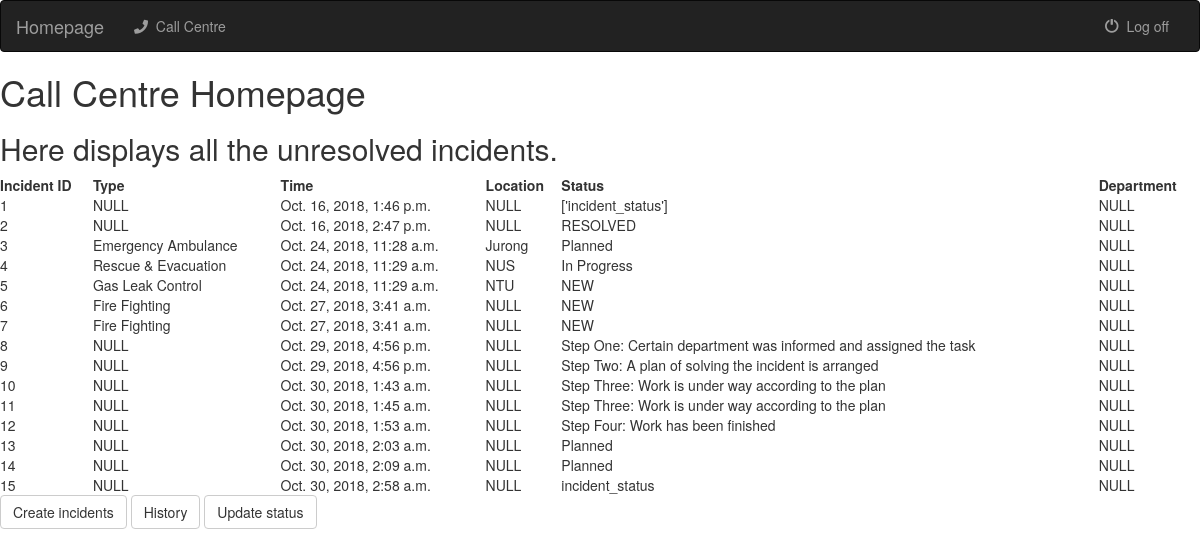
/callcentre/, run on the app's committed database.
### callcentre/models.py (models this page shows)
class Incident(models.Model):
    caller_name = models.CharField(max_length=50, default='NULL')
    mobile_number = models.CharField(max_length=8, default='NULL')
    incident_time = models.DateTimeField(default=timezone.now)
    incident_location = models.CharField(max_length=100, default='NULL')
    incident_department = models.CharField(max_length=100, default='NULL')
    incident_region = models.CharField(max_length=100, choices=[(tag, tag.value) for tag in Region], default='NULL')
    incident_category = models.CharField(max_length=100, choices=CATEGORY_CHOICES, default='NULL')
    incident_type = models.CharField(max_length=100, choices=TYPE_CHOICES, default='NULL')
    incident_status = models.CharField(max_length=100, choices=STATUS_UPDATE, default='NEW')
    incident_description = models.CharField(max_length=400, default='NULL')

### callcentre/views.py (the view)
# urls.py: path('', views.callcentre_home, name='callcentre_home'),
def callcentre_home(request):
    all_unsolved_incidents = Incident.objects.exclude(incident_status='Resolved').order_by('incident_time')
    context = {'all_unsolved_incidents' : all_unsolved_incidents }
    return render(request, 'callcentre/callcentre_home.html', context)

### templates/callcentre/callcentre_home.html
{% extends 'base_navi.html' %}
{% block body %}
<h1>Call Centre Homepage</h1>
<h2>Here displays all the unresolved incidents.</h2>
<table style="width:100%">
  <tr>
    <th>Incident ID</th>
    <th>Type</th>
    <th>Time</th>
    <th>Location</th>
    <th>Status</th>
    <th>Department</th>
  </tr>
 {% for incident in all_unsolved_incidents %}
  <tr>
    <td>{{ incident.id }}</td>
    <td>{{ incident.incident_category }}</td>
    <td>{{ incident.incident_time }}</td>
    <td>{{ incident.incident_location }}</td>
    <td>{{ incident.incident_status }}</td>
    <td>{{ incident.incident_department }}</td>
  </tr>
    {% endfor %}
</table>
<a class="btn btn-default" href="{% url 'incidentCreation:incidentCreation' %}"  role="button">Create incidents</a>
<a class="btn btn-default" href="{% url 'callcentre:callcentre_history' %}" role="button">History</a>
<a class="btn btn-default" href="{% url 'statusTrack:statusTrack' %}"  role="button">Update status</a>
{% endblock %}

### templates/base_navi.html (shortened to what this page needs)
<!DOCTYPE html>
<html lang="en">
<head>
    {% load staticfiles %}
    <link rel="stylesheet" href="https://maxcdn.bootstrapcdn.com/bootstrap/3.3.6/css/bootstrap.min.css">
    <link rel="stylesheet" href="https://use.fontawesome.com/releases/v5.3.1/css/all.css">
</head>
<body>
<nav class="navbar navbar-inverse">
    <div class="container-fluid">
        <div class="navbar-header">
            <a class="navbar-brand" href="{% url 'map:map_home' %}">Homepage</a>
        </div>
        <div class="collapse navbar-collapse topNavBar">
            <ul class="nav navbar-nav">
                <li class="">
                    <a href="{% url 'callcentre:callcentre_home' %}">
                        <span class="fas fa-phone"></span>&nbsp; Call Centre
                    </a>
                </li>
            </ul>
            <ul class="nav navbar-nav navbar-right">
                <li class="">
                    <a href="#">
                        <span class="glyphicon glyphicon-off" aria-hidden="true"></span>&nbsp; Log off
                    </a>
                </li>
            </ul>
        </div>
    </div>
</nav>
{% block body %}
{% endblock %}
</body>
</html>

### data on the page
Incident: id "1", incident_category "NULL", incident_time "Oct. 16, 2018, 1:46 p.m.", incident_location "NULL", incident_status "['incident_status']", incident_department "NULL"
Incident: id "2", incident_category "NULL", incident_time "Oct. 16, 2018, 2:47 p.m.", incident_location "NULL", incident_status "RESOLVED", incident_department "NULL"
Incident: id "3", incident_category "Emergency Ambulance", incident_time "Oct. 24, 2018, 11:28 a.m.", incident_location "Jurong", incident_status "Planned", incident_department "NULL"
Incident: id "4", incident_category "Rescue & Evacuation", incident_time "Oct. 24, 2018, 11:29 a.m.", incident_location "NUS", incident_status "In Progress", incident_department "NULL"
Incident: id "5", incident_category "Gas Leak Control", incident_time "Oct. 24, 2018, 11:29 a.m.", incident_location "NTU", incident_status "NEW", incident_department "NULL"
Incident: id "6", incident_category "Fire Fighting", incident_time "Oct. 27, 2018, 3:41 a.m.", incident_location "NULL", incident_status "NEW", incident_department "NULL"
Incident: id "7", incident_category "Fire Fighting", incident_time "Oct. 27, 2018, 3:41 a.m.", incident_location "NULL", incident_status "NEW", incident_department "NULL"
Incident: id "8", incident_category "NULL", incident_time "Oct. 29, 2018, 4:56 p.m.", incident_location "NULL", incident_status "Step One: Certain department was informed and assigned the task", incident_department "NULL"
Incident: id "9", incident_category "NULL", incident_time "Oct. 29, 2018, 4:56 p.m.", incident_location "NULL", incident_status "Step Two: A plan of solving the incident is arranged", incident_department "NULL"
Incident: id "10", incident_category "NULL", incident_time "Oct. 30, 2018, 1:43 a.m.", incident_location "NULL", incident_status "Step Three: Work is under way according to the plan", incident_department "NULL"
Incident: id "11", incident_category "NULL", incident_time "Oct. 30, 2018, 1:45 a.m.", incident_location "NULL", incident_status "Step Three: Work is under way according to the plan", incident_department "NULL"
Incident: id "12", incident_category "NULL", incident_time "Oct. 30, 2018, 1:53 a.m.", incident_location "NULL", incident_status "Step Four: Work has been finished", incident_department "NULL"
Incident: id "13", incident_category "NULL", incident_time "Oct. 30, 2018, 2:03 a.m.", incident_location "NULL", incident_status "Planned", incident_department "NULL"
Incident: id "14", incident_category "NULL", incident_time "Oct. 30, 2018, 2:09 a.m.", incident_location "NULL", incident_status "Planned", incident_department "NULL"
Incident: id "15", incident_category "NULL", incident_time "Oct. 30, 2018, 2:58 a.m.", incident_location "NULL", incident_status "incident_status", incident_department "NULL"
